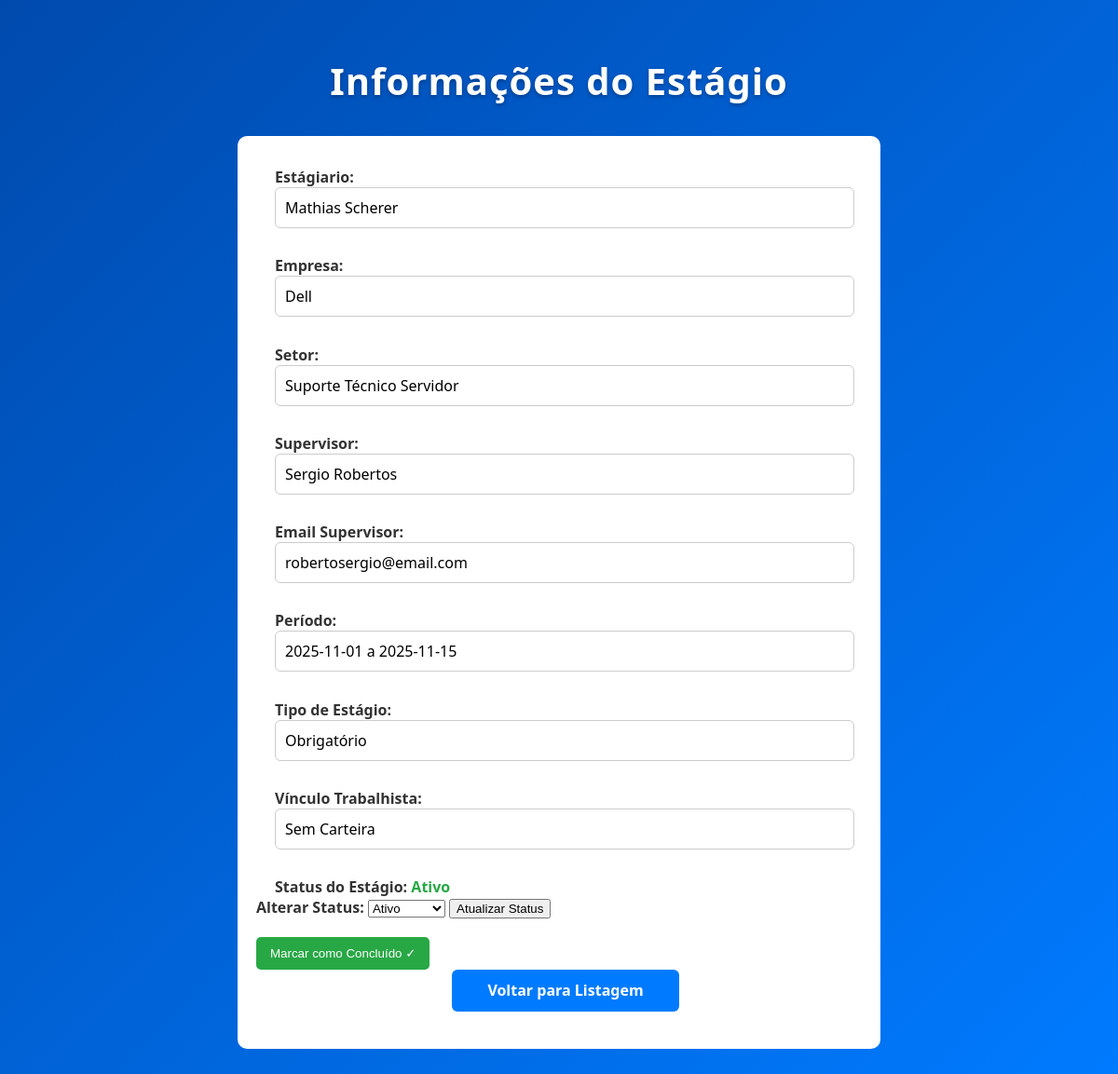
Screenshot of /visualizacao.php?idEstagio=60 with the database file from the repository.
### tables this page shows
CREATE TABLE `estagio` (
  `idEstagio` int(11) NOT NULL,
  `nome` varchar(255) NOT NULL,
  `dataInicio` date NOT NULL,
  `dataFim` date NOT NULL,
  `empresa` varchar(255) NOT NULL,
  `setorEmpresa` varchar(255) NOT NULL,
  `vinculoTrabalhista` tinyint(1) NOT NULL,
  `nomeSupervisor` varchar(255) NOT NULL,
  `obrigatorio` tinyint(1) NOT NULL,
  `emailSupervisor` varchar(255) NOT NULL,
  `idAluno` int(11) NOT NULL,
  `idProfessor` int(11) NOT NULL,
  `status` int(10) NOT NULL,
  `professor` varchar(200) NOT NULL
);

### bd/MySQL.php (called while the page is built, shortened)
<?php
class MySQL{
	private $connection;
	public function __construct(){
		try {
			$this->connection = new \mysqli(HOST, USUARIO, SENHA, BANCO);
			$this->connection->query("CREATE DATABASE IF NOT EXISTS " . BANCO);
			$this->connection->select_db(BANCO);
			$this->connection->set_charset("utf8");
		} catch (Exception $e) {
			error_log("Erro na conexão MySQL: " . $e->getMessage());
			throw $e;
		}
	}
	public function consulta($sql){
		try {
			$result = $this->connection->query($sql);
			$data = array();
			while($item = mysqli_fetch_array($result, MYSQLI_ASSOC)){
				$data[] = $item;
			}
			return $data;
		} catch (Exception $e) {
			error_log("Erro ao consultar: " . $e->getMessage());
			throw $e;
		}
	}
	}
?>

### classes/Estagio.php (called while the page is built, shortened)
<?php
require_once __DIR__."/../bd/MySQL.php";
class Estagio{
    private $name;
    private $dataInicio;
    private $dataFim;
    private $empresa;
    private $setorEmpresa;
    private $vinculoTrabalhista;
    private $obrigatorio;
    private $nameSupervisor;
    private $emailSupervisor;
    private $status;
    public function __construct($name = '', $dataInicio = null, $dataFim = null,
        $empresa = '', $setorEmpresa = '', $vinculoTrabalhista = 0,
        $obrigatorio = 0, $nameSupervisor = '', $emailSupervisor = '',
        $professor = '', $idAluno = null, $idProfessor = null, $status = 1){
        $this->name = $name;
        $this->dataInicio = $dataInicio;
        $this->dataFim = $dataFim;
        $this->empresa = $empresa;
        $this->setorEmpresa = $setorEmpresa;
        $this->vinculoTrabalhista = $vinculoTrabalhista;
        $this->obrigatorio = $obrigatorio;
        $this->nameSupervisor = $nameSupervisor;
        $this->emailSupervisor = $emailSupervisor;
        $this->status = $status;
    }
    public function getName(){
        return $this->name;
    }
    public function getDataInicio(){
        return $this->dataInicio;
    }
    public function getDataFim(){
        return $this->dataFim;
    }
    public function getEmpresa(){
        return $this->empresa;
    }
    public function getSetorEmpresa(){
        return $this->setorEmpresa;
    }
    public function isVinculoTrabalhista(){
        return $this->vinculoTrabalhista;
    }
    public function isObrigatorio(){
        return $this->obrigatorio;
    }
    public function getNameSupervisor(){
        return $this->nameSupervisor;
    }
    public function getEmailSupervisor(){
        return $this->emailSupervisor;
    }
    public static function find($idEstagio):Estagio{
        $conexao = new MySQL();
        $sql = "SELECT e.*, u.nome AS nomeProfessor FROM estagio e LEFT JOIN usuario u ON e.idProfessor = u.idUsuario WHERE e.idEstagio = {$idEstagio} LIMIT 1";
        $resultado = $conexao->consulta($sql);
        $row = $resultado[0];
        $profNome = $row['nomeProfessor'] ?? '';
        $e = new Estagio(
            $row['nome'] ?? '',
            $row['dataInicio'] ?? null,
            $row['dataFim'] ?? null,
            $row['empresa'] ?? '',
            $row['setorEmpresa'] ?? '',
            $row['vinculoTrabalhista'] ?? 0,
            $row['obrigatorio'] ?? 0,
            $row['nomeSupervisor'] ?? '',
            $row['emailSupervisor'] ?? '',
            $profNome,
            $row['idAluno'] ?? null,
            $row['idProfessor'] ?? null
        );
        $e->setIdEstagio($row['idEstagio'] ?? null);
        $e->setStatus($row['status'] ?? 1);
        return $e;
    }
    public function getStatus(){
        return $this->status;
    }
    public function setStatus($status): void{
        $this->status = $status;
    }
}

### visualizacao.php (the view, shortened to what this page needs)
<?php
require_once __DIR__ . '/classes/Estagio.php';
$estagio = null;
$id = isset($_POST['idEstagio']) ? intval($_POST['idEstagio']) : intval($_GET['idEstagio'] ?? 0);
try {
    $estagio = Estagio::find($id);
} catch (Exception $e) {
    die("Erro ao buscar estágio: " . $e->getMessage());
}
?>
<!DOCTYPE html>
<html lang="pt-br">
<head>
    <link rel="stylesheet" href="styles/visualizacao.css">
</head>
<body>
    <h1>Informações do Estágio</h1>
    <div id="container">
        <div class="alinha" style="margin-bottom: 20px;">
            <h2>Estágiario: <h3><?php echo htmlspecialchars($estagio->getName()); ?></h3></h2>
            <h2>Empresa: <h3><?php echo htmlspecialchars($estagio->getEmpresa()); ?></h3></h2>
            <h2>Setor: <h3><?php echo htmlspecialchars($estagio->getSetorEmpresa()); ?></h3></h2>
            <h2>Supervisor: <h3><?php echo htmlspecialchars($estagio->getNameSupervisor()); ?></h3></h2>
            <h2>Email Supervisor: <h3><?php echo htmlspecialchars($estagio->getEmailSupervisor()); ?></h3></h2>
            <h2>Período: <h3> <?php echo htmlspecialchars($estagio->getDataInicio()); ?> a <?php echo htmlspecialchars($estagio->getDataFim()); ?></h3></h2>
            <h2>Tipo de Estágio: <h3> <?php echo ($estagio->isObrigatorio() ? 'Obrigatório' : 'Não Obrigatório'); ?></h3></h2>
            <h2>Vínculo Trabalhista: <h3><?php echo ($estagio->isVinculoTrabalhista() ? 'Carteira Assinada' : 'Sem Carteira'); ?></h3></h2>
            <h2>Status do Estágio:
                <?php
                $status = $estagio->getStatus();
                if ($status == Estagio::STATUS_FINALIZADO) {
                    echo '<span class="status-finalizado">Finalizado</span>';
                } elseif ($status == Estagio::STATUS_ATIVO) {
                    echo '<span class="status-ativo">Ativo</span>';
                } elseif ($status == Estagio::STATUS_CONCLUIDO) {
                    echo '<span class="status-concluido">Concluído</span>';
                } else {
                    echo '<span class="status-desconhecido">Desconhecido</span>';
                }
                ?>
            </h2>
            <div class>
                <form action="visualizacao.php" method="post" style="margin-bottom: 20px;">
                    <label for="status"><strong>Alterar Status:</strong></label>
                    <select name="status" id="status" required>
                        <option value="<?php echo Estagio::STATUS_ATIVO; ?>" <?php echo ($status == Estagio::STATUS_ATIVO) ? 'selected' : ''; ?>>
                            Ativo
                        </option>
                    </select>
                    <button type="submit">Atualizar Status</button>
                </form>
                <?php if ($status != Estagio::STATUS_CONCLUIDO && $status != Estagio::STATUS_FINALIZADO): ?>
                    <form action="visualizacao.php" method="post" style="display: inline;" onsubmit="return confirm('Marcar este estágio como Concluído?');">
                        <button type="submit" style="background-color: #28a745; color: white; padding: 10px 15px; border: none; border-radius: 5px; cursor: pointer;">
                            Marcar como Concluído ✓
                        </button>
                    </form>
                <?php endif; ?>
            </div>
            <div class="alinhaA">
                <a href="listagem.php">Voltar para Listagem</a>
            </div>
        </div>
    </div>
</body>
</html>

### styles/visualizacao.css (style rules this page uses)
body { font-family: 'Segoe UI', Tahoma, Geneva, Verdana, sans-serif; background: linear-gradient(135deg, #004aad, #007bff); min-height: 100vh; margin: 0; padding: 2rem 1rem; color: #333; }
h1 { text-align: center; color: #fff; font-size: 2.5rem; letter-spacing: 1px; margin-bottom: 2rem; text-shadow: 0 2px 4px rgba(0, 0, 0, 0.3); }
#container { display: flex; flex-direction: column; align-items: center; justify-content: center; }
h3 { border: 1px solid #ccc; font-weight: 500; color: black; font-size: 1rem; width: 600px; margin-left: 20px; border-radius: 6px; margin-top: 0px; padding: 10px; font-weight: 400; }
h2 { margin-bottom: 0px; font-weight: 600; color: #333; font-size: 1rem; width: 630px; padding-left: 20px; }
.alinha { padding: 20px; border-radius: 10px; background-color: #ffffff; margin-bottom: 20px; width: 650px; display: flex; flex-direction: column; align-items: flex-start; }
.status-ativo { color: #28a745; font-weight: 600; }
a { background-color: #007bff; color: #fff; padding: 0.7rem 2rem; font-weight: bold; font-size: 1rem; border: none; border-radius: 6px; cursor: pointer; transition: all 0.3s ease; min-width: 150px; justify-content: center; align-items: center; display: flex; text-decoration: none; width: 180px; margin-left: 210px; margin-bottom: 20px; }
form, ul, p { animation: fadeIn 0.5s ease-in-out; }

### rows the page displays
estagio: nome "Mathias Scherer", empresa "Dell", setorEmpresa "Suporte Técnico Servidor", nomeSupervisor "Sergio Robertos", emailSupervisor "robertosergio@email.com", dataInicio "2025-11-01", dataFim "2025-11-15", status "Ativo"
